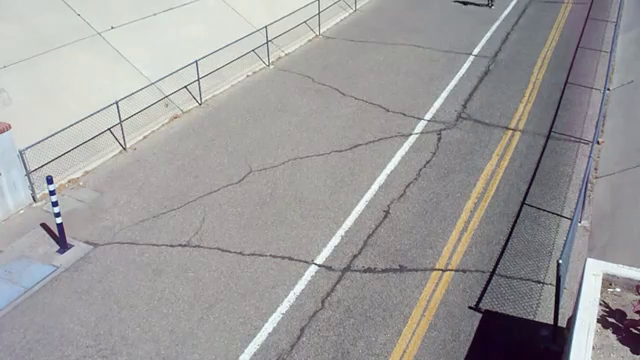
#> input picture frame 73 of video.mp4, 640 x 360 px
$ python motion_detection.py
#> lines starting #> are read from the running program, lines starting #| are printed output that depends on the picture; after the words box and inside, x2 and y2 are one past the last pixel; in counts of white or black regions, pixels touching at a corner belong together
# import cv2 and numpy
import cv2
import numpy as np

# capturing video
cap = cv2.VideoCapture('video.mp4')

# reading back-to-back frames(images) from video
ret, frame1 = cap.read()
#> frame1 is the input picture: shape (360, 640, 3); mean B, G, R 155.9, 156, 157.6
ret, frame2 = cap.read()

while cap.isOpened():

    # Difference between frame1(image) and frame2(image)
    diff = cv2.absdiff(frame1, frame2)

    # Converting color image to gray_scale image
    gray = cv2.cvtColor(diff, cv2.COLOR_BGR2GRAY)

    # Converting gray scale image to GaussianBlur, so that change can be find easily
    blur = cv2.GaussianBlur(gray, (5, 5), 0)

    # If pixel value is greater than 20, it is assigned white(255) otherwise black
    _, thresh = cv2.threshold(blur, 20, 255, cv2.THRESH_BINARY)
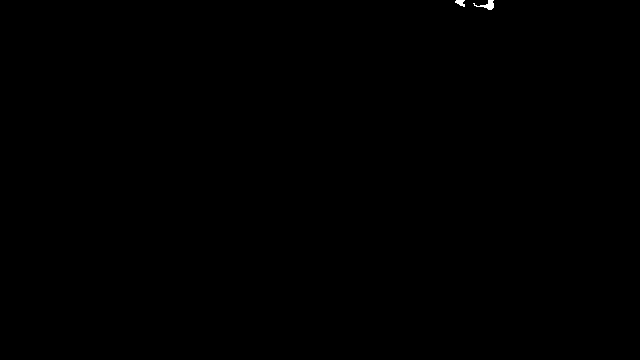
#> thresh: shape (360, 640); 0.06% white; 2 white regions, box (x1, y1, x2, y2) and area: (473, 0, 494, 10) 88, (455, 0, 465, 7) 45
    dilated = cv2.dilate(thresh, None, iterations=4)
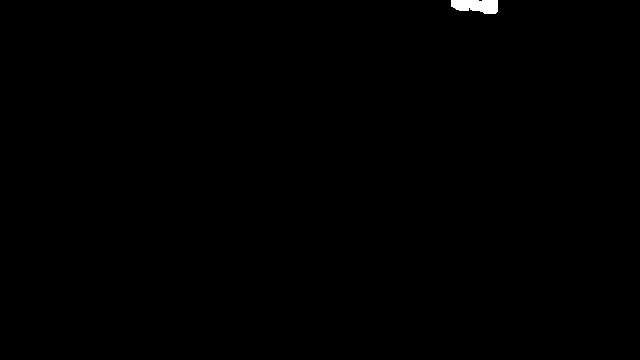
#> dilated: shape (360, 640); 0.23% white; 1 white region

    # finding contours of moving object
    contours, hirarchy = cv2.findContours(dilated, cv2.RETR_TREE, cv2.CHAIN_APPROX_SIMPLE)
#> contours = 1 contour; box (x1, y1, x2, y2) and area: (451, 0, 498, 14) 477; hirarchy = [[-1, -1, -1, -1]]

    # making rectangle around moving object
    for contour in contours:
        (x, y, w, h) = cv2.boundingRect(contour)
        if cv2.contourArea(contour) < 700:
            continue
        cv2.rectangle(frame1, (x, y), (x+w, y+h), (0, 255, 255), 2)
#> this loop made 1 pass
#> (x, y, w, h) on pass 1: (451, 0, 47, 14)

    # Display original frame
    cv2.imshow('Motion Detector', frame1)

    # Display Diffrenciate Frame
    cv2.imshow('Difference Frame', dilated)

    # Assign frame2(image) to frame1(image)
    frame1 = frame2

    #Read new frame2
    ret, frame2 = cap.read()

    # Press 'esc' for quit
    if cv2.waitKey(40) == 27:
#> (key Esc is pressed here)
        break

# Release cap resource
cap.release()

# Destroy all windows
cv2.destroyAllWindows()

$ run again, starting later in the video
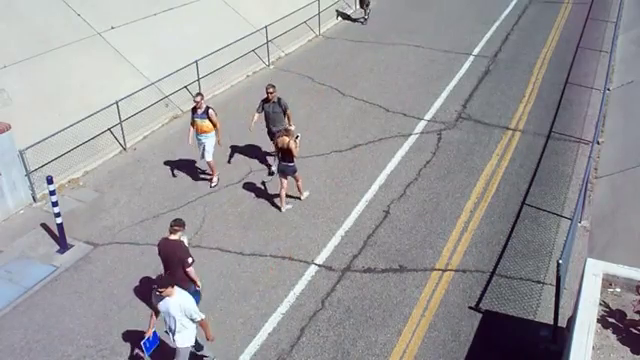
#> input picture frame 329 of video.mp4, 640 x 360 px
#> frame1 is the input picture: shape (360, 640, 3); mean B, G, R 155, 152.3, 153.6
#> `_, thresh = cv2.threshold(blur, 20, 255, cv2.THRESH_BINARY)`:
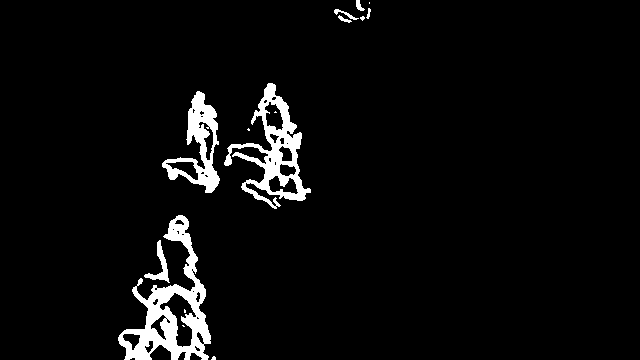
#> thresh: shape (360, 640); 4.5% white; 15 white regions (7 under 20 px), largest, box (x1, y1, x2, y2) and area: (118, 215, 211, 360) 4426, (224, 83, 311, 209) 3212, (162, 91, 220, 193) 2106
#> dilated: shape (360, 640); 9.4% white; 3 white regions
#> contours = 16 contours, 8 with area under 20; largest, box (x1, y1, x2, y2) and area: (158, 79, 315, 213) 11177, (114, 211, 220, 360) 9408, (330, 0, 375, 27) 890, (165, 243, 185, 282) 391, (216, 148, 224, 168) 78, (173, 299, 184, 313) 72, (180, 330, 189, 343) 70, (270, 116, 279, 123) 34; hirarchy = 16 rows, first 6: [9, -1, 1, -1], [2, -1, -1, 0], [3, 1, -1, 0], [4, 2, -1, 0], [5, 3, -1, 0], [6, 4, -1, 0]
#> the loop `for contour in contours:` made 16 passes
#> (x, y, w, h) on passes 1, 2, 3, 4, 6, 9, 10, 11: (114, 211, 106, 149), (180, 330, 9, 13), (173, 299, 11, 14), (142, 285, 6, 8), (146, 282, 3, 4), (165, 243, 20, 39), (158, 79, 157, 134), (273, 183, 4, 5)
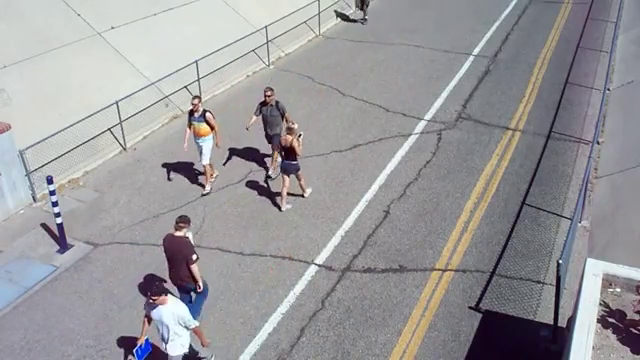
#> input picture frame 331 of video.mp4, 640 x 360 px
#> frame2 is the input picture: shape (360, 640, 3); mean B, G, R 154.9, 152.3, 153.4

$ run again, starting later in the video
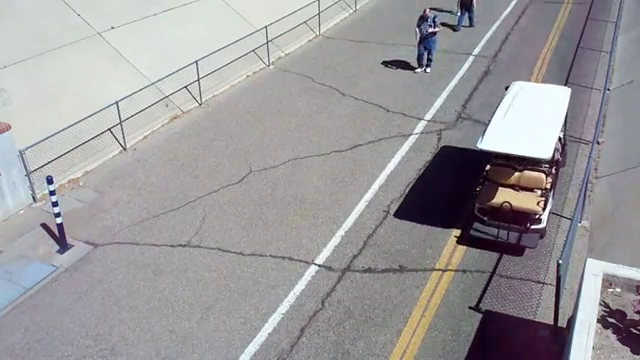
#> input picture frame 586 of video.mp4, 640 x 360 px
#> frame1 is the input picture: shape (360, 640, 3); mean B, G, R 155.6, 153.6, 155.5
#> `_, thresh = cv2.threshold(blur, 20, 255, cv2.THRESH_BINARY)`:
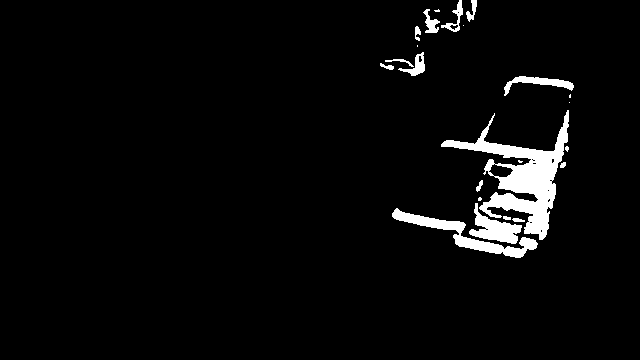
#> thresh: shape (360, 640); 3.9% white; 23 white regions (8 under 20 px), largest, box (x1, y1, x2, y2) and area: (441, 110, 569, 240) 4805, (392, 208, 538, 258) 1566, (469, 203, 522, 244) 933
#> dilated: shape (360, 640); 7.8% white; 2 white regions
#> contours = 5 contours, 2 with area under 20; largest, box (x1, y1, x2, y2) and area: (388, 72, 578, 262) 14281, (376, 0, 481, 80) 3026, (484, 179, 495, 195) 84; hirarchy = [[4, -1, 1, -1], [2, -1, -1, 0], [3, 1, -1, 0], [-1, 2, -1, 0], [-1, 0, -1, -1]]
#> the loop `for contour in contours:` made 5 passes
#> (x, y, w, h) on passes 1, 2, 3, 5: (388, 72, 190, 190), (484, 179, 11, 16), (497, 170, 7, 3), (376, 0, 105, 80)
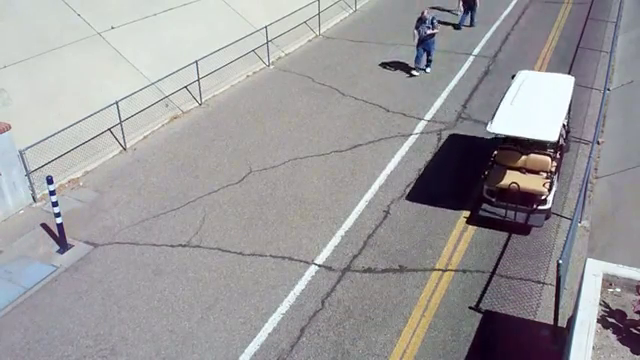
#> input picture frame 588 of video.mp4, 640 x 360 px
#> frame2 is the input picture: shape (360, 640, 3); mean B, G, R 155.5, 153.6, 155.4
